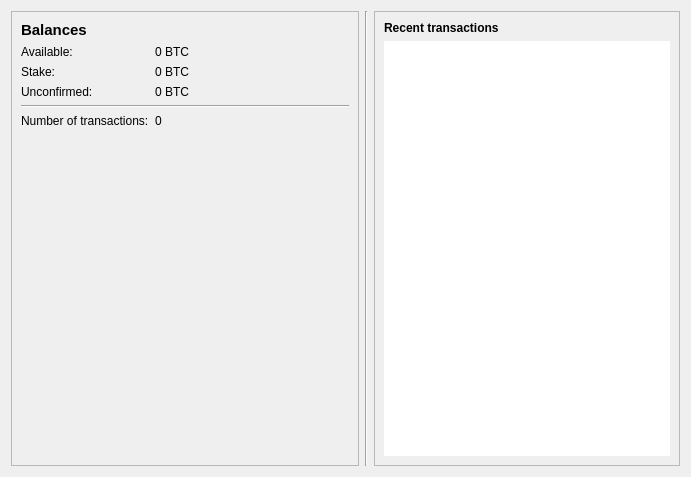
<?xml version="1.0" encoding="UTF-8"?>
<ui version="4.0">
 <class>OverviewPage</class>
 <widget class="QWidget" name="OverviewPage">
  <property name="geometry">
   <rect>
    <x>0</x>
    <y>0</y>
    <width>691</width>
    <height>477</height>
   </rect>
  </property>
  <property name="windowTitle">
   <string>Form</string>
  </property>
  <layout class="QHBoxLayout" name="horizontalLayout" stretch="1,0,1">
   <item>
    <layout class="QVBoxLayout" name="verticalLayout_2">
     <item>
      <widget class="QFrame" name="frame">
       <property name="enabled">
        <bool>true</bool>
       </property>
       <property name="frameShape">
        <enum>QFrame::StyledPanel</enum>
       </property>
       <property name="frameShadow">
        <enum>QFrame::Raised</enum>
       </property>
       <layout class="QFormLayout" name="formLayout">
        <property name="fieldGrowthPolicy">
         <enum>QFormLayout::AllNonFixedFieldsGrow</enum>
        </property>
        <property name="labelAlignment">
         <set>Qt::AlignLeading|Qt::AlignLeft|Qt::AlignVCenter</set>
        </property>
        <item row="0" column="0">
         <widget class="QLabel" name="label_5">
          <property name="font">
           <font>
            <pointsize>11</pointsize>
            <weight>75</weight>
            <bold>true</bold>
           </font>
          </property>
          <property name="text">
           <string>Balances</string>
          </property>
         </widget>
        </item>
        <item row="1" column="0">
         <widget class="QLabel" name="label">
          <property name="text">
           <string>Available:</string>
          </property>
         </widget>
        </item>
        <item row="1" column="1">
         <widget class="QLabel" name="labelBalance">
          <property name="text">
           <string notr="true">0 BTC</string>
          </property>
         </widget>
        </item>
        <item row="2" column="0">
         <widget class="QLabel" name="label_6">
          <property name="text">
           <string>Stake:</string>
          </property>
         </widget>
        </item>
        <item row="2" column="1">
         <widget class="QLabel" name="labelStake">
          <property name="text">
           <string notr="true">0 BTC</string>
          </property>
         </widget>
        </item>
        <item row="3" column="0">
         <widget class="QLabel" name="label_3">
          <property name="text">
           <string>Unconfirmed:</string>
          </property>
         </widget>
        </item>
        <item row="3" column="1">
         <widget class="QLabel" name="labelUnconfirmed">
          <property name="text">
           <string notr="true">0 BTC</string>
          </property>
         </widget>
        </item>
        <item row="4" column="0" colspan="2">
         <widget class="Line" name="line">
          <property name="orientation">
           <enum>Qt::Horizontal</enum>
          </property>
         </widget>
        </item>
        <item row="5" column="0">
         <widget class="QLabel" name="label_2">
          <property name="text">
           <string>Number of transactions:</string>
          </property>
         </widget>
        </item>
        <item row="5" column="1">
         <widget class="QLabel" name="labelNumTransactions">
          <property name="text">
           <string>0</string>
          </property>
         </widget>
        </item>
        <item row="7" column="0" colspan="2">
         <spacer name="verticalSpacer_3">
          <property name="orientation">
           <enum>Qt::Vertical</enum>
          </property>
          <property name="sizeHint" stdset="0">
           <size>
            <width>328</width>
            <height>70</height>
           </size>
          </property>
         </spacer>
        </item>
        <item row="8" column="0" colspan="2">
         <widget class="QLabel" name="ov_bg">
          <property name="text">
           <string/>
          </property>
          <property name="pixmap">
           <pixmap resource="../bitcoin.qrc">:/icons/GC</pixmap>
          </property>
          <property name="alignment">
           <set>Qt::AlignBottom|Qt::AlignHCenter</set>
          </property>
         </widget>
        </item>
       </layout>
       <zorder>label</zorder>
       <zorder>labelBalance</zorder>
       <zorder>label_2</zorder>
       <zorder>labelNumTransactions</zorder>
       <zorder>label_3</zorder>
       <zorder>labelUnconfirmed</zorder>
       <zorder>label_6</zorder>
       <zorder>labelStake</zorder>
       <zorder>label_5</zorder>
       <zorder>verticalSpacer_3</zorder>
       <zorder>line</zorder>
       <zorder>ov_bg</zorder>
      </widget>
     </item>
    </layout>
   </item>
   <item>
    <widget class="Line" name="line_2">
     <property name="orientation">
      <enum>Qt::Vertical</enum>
     </property>
    </widget>
   </item>
   <item>
    <layout class="QVBoxLayout" name="verticalLayout_3">
     <item>
      <widget class="QFrame" name="frame_2">
       <property name="frameShape">
        <enum>QFrame::StyledPanel</enum>
       </property>
       <property name="frameShadow">
        <enum>QFrame::Raised</enum>
       </property>
       <layout class="QVBoxLayout" name="verticalLayout">
        <item>
         <widget class="QLabel" name="label_4">
          <property name="text">
           <string>&lt;b&gt;Recent transactions&lt;/b&gt;</string>
          </property>
         </widget>
        </item>
        <item>
         <widget class="QListView" name="listTransactions">
          <property name="frameShape">
           <enum>QFrame::NoFrame</enum>
          </property>
          <property name="verticalScrollBarPolicy">
           <enum>Qt::ScrollBarAlwaysOff</enum>
          </property>
          <property name="horizontalScrollBarPolicy">
           <enum>Qt::ScrollBarAlwaysOff</enum>
          </property>
         </widget>
        </item>
       </layout>
      </widget>
     </item>
    </layout>
   </item>
  </layout>
 </widget>
 <resources>
  <include location="../bitcoin.qrc"/>
 </resources>
 <connections/>
</ui>
